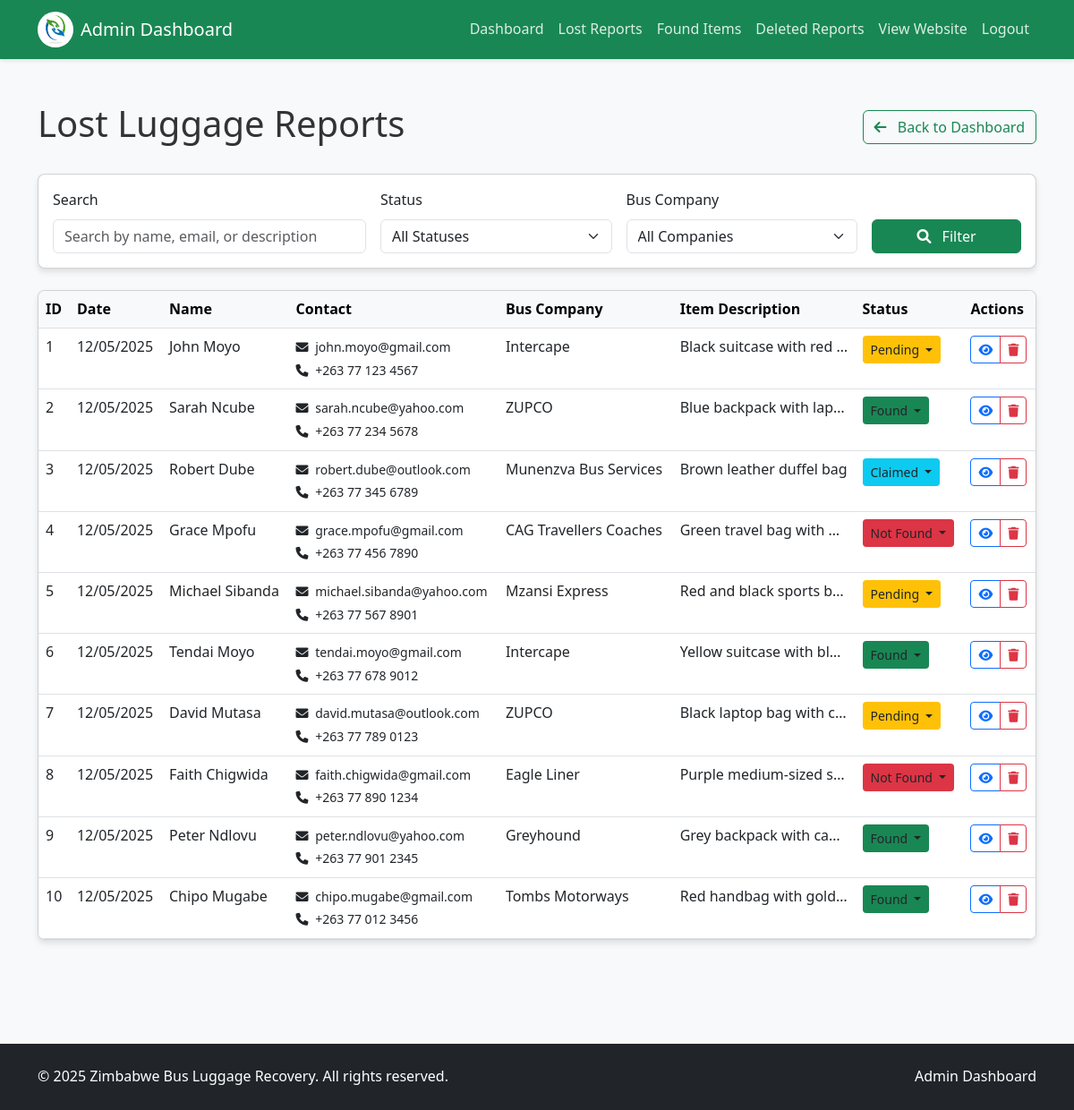
Screenshot of /reports.php (signed in) with the database file from the repository.
### tables this page shows
CREATE TABLE IF NOT EXISTS `lost_items` (
  `id` int NOT NULL AUTO_INCREMENT,
  `report_date` timestamp NULL DEFAULT CURRENT_TIMESTAMP,
  `full_name` varchar(100) NOT NULL,
  `email` varchar(100) NOT NULL,
  `phone` varchar(20) NOT NULL,
  `bus_company_id` int NOT NULL,
  `route_traveled` varchar(255) NOT NULL,
  `travel_date` date NOT NULL,
  `item_description` text NOT NULL,
  `identifying_features` text NOT NULL,
  `ticket_photo` varchar(255) DEFAULT NULL,
  `status` enum('Pending','Found','Not Found','Claimed') DEFAULT 'Pending',
  PRIMARY KEY (`id`),
  KEY `bus_company_id` (`bus_company_id`)
);

CREATE TABLE IF NOT EXISTS `bus_companies` (
  `id` int NOT NULL AUTO_INCREMENT,
  `name` varchar(100) NOT NULL,
  `created_at` timestamp NULL DEFAULT CURRENT_TIMESTAMP,
  PRIMARY KEY (`id`)
);

### functions.php (called while the page is built, shortened)
<?php
function get_status_class($status) {
    switch ($status) {
        case 'Pending':
            return 'bg-warning text-dark';
        case 'Found':
            return 'bg-success';
        case 'Not Found':
            return 'bg-danger';
        case 'Claimed':
            return 'bg-info';
    }
}
function format_date($date) {
    return date("d/m/Y", strtotime($date));
}
?>

### reports.php (the view, shortened to what this page needs)
<?php
require_once '../includes/db_connect.php';
require_once '../includes/functions.php';
$search_term = isset($_GET['search']) ? sanitize_input($_GET['search']) : '';
$sql = "SELECT l.*, l.route_traveled as route, l.travel_date as date_lost, b.name as bus_company
        FROM lost_items l
        JOIN bus_companies b ON l.bus_company_id = b.id
        WHERE 1=1";
$sql .= " ORDER BY l.report_date DESC";
$stmt = $conn->prepare($sql);
$stmt->execute();
$result = $stmt->get_result();
$reports = $result->fetch_all(MYSQLI_ASSOC);
?>
<!DOCTYPE html>
<html lang="en">
<head>
    <link href="https://cdn.jsdelivr.net/npm/bootstrap@5.3.0-alpha1/dist/css/bootstrap.min.css" rel="stylesheet">
    <link rel="stylesheet" href="https://cdnjs.cloudflare.com/ajax/libs/font-awesome/6.0.0/css/all.min.css">
    <link rel="stylesheet" href="../assets/css/style.css">
</head>
<body>
    <nav class="navbar navbar-expand-lg navbar-dark bg-success sticky-top">
        <div class="container">
            <a class="navbar-brand d-flex align-items-center" href="../index.php">
                <img src="../logo.jpg" alt="Logo" width="40" height="40" class="rounded-circle me-2">
                <span>Admin Dashboard</span>
            </a>
            <div class="collapse navbar-collapse" id="navbarNav">
                <ul class="navbar-nav ms-auto">
                    <li class="nav-item">
                        <a class="nav-link" href="dashboard.php">Dashboard</a>
                    </li>
                    <li class="nav-item">
                        <a class="nav-link active" href="reports.php">Lost Reports</a>
                    </li>
                    <li class="nav-item">
                        <a class="nav-link" href="found_items.php">Found Items</a>
                    </li>
                    <li class="nav-item">
                        <a class="nav-link" href="deleted_reports.php">Deleted Reports</a>
                    </li>
                    <li class="nav-item">
                        <a class="nav-link" href="../index.php">View Website</a>
                    </li>
                    <li class="nav-item">
                        <a class="nav-link" href="logout.php">Logout</a>
                    </li>
                </ul>
            </div>
        </div>
    </nav>
    <div class="container py-5">
        <div class="d-flex justify-content-between align-items-center mb-4">
            <h1>Lost Luggage Reports</h1>
            <a href="dashboard.php" class="btn btn-outline-success">
                <i class="fas fa-arrow-left me-2"></i> Back to Dashboard
            </a>
        </div>
        <div class="card mb-4">
            <div class="card-body">
                <form method="get" action="<?php echo htmlspecialchars($_SERVER['PHP_SELF']); ?>" class="row g-3">
                    <div class="col-md-4">
                        <label for="search" class="form-label">Search</label>
                        <input type="text" class="form-control" id="search" name="search" placeholder="Search by name, email, or description" value="<?php echo htmlspecialchars($search_term); ?>">
                    </div>
                    <div class="col-md-3">
                        <label for="status" class="form-label">Status</label>
                        <select class="form-select" id="status" name="status">
                            <option value="">All Statuses</option>
                        </select>
                    </div>
                    <div class="col-md-3">
                        <label for="bus_company" class="form-label">Bus Company</label>
                        <select class="form-select" id="bus_company" name="bus_company">
                            <option value="">All Companies</option>
                        </select>
                    </div>
                    <div class="col-md-2 d-flex align-items-end">
                        <button type="submit" class="btn btn-success w-100">
                            <i class="fas fa-search me-2"></i> Filter
                        </button>
                    </div>
                </form>
            </div>
        </div>
        <div class="card">
            <div class="card-body p-0">
                <div class="table-responsive">
                    <table class="table table-hover mb-0">
                        <thead class="table-light">
                            <tr>
                                <th>ID</th>
                                <th>Date</th>
                                <th>Name</th>
                                <th>Contact</th>
                                <th>Bus Company</th>
                                <th>Item Description</th>
                                <th>Status</th>
                                <th>Actions</th>
                            </tr>
                        </thead>
                        <tbody>
                            <?php if (empty($reports)): ?>
                                <tr>
                                    <td colspan="8" class="text-center py-4">No reports found matching your criteria.</td>
                                </tr>
                            <?php else: ?>
                                <?php foreach ($reports as $report): ?>
                                    <tr>
                                        <td><?php echo $report['id']; ?></td>
                                        <td><?php echo format_date($report['report_date']); ?></td>
                                        <td><?php echo htmlspecialchars($report['full_name']); ?></td>
                                        <td>
                                            <small>
                                                <i class="fas fa-envelope me-1"></i> <?php echo htmlspecialchars($report['email']); ?><br>
                                                <i class="fas fa-phone me-1"></i> <?php echo htmlspecialchars($report['phone']); ?>
                                            </small>
                                        </td>
                                        <td><?php echo htmlspecialchars($report['bus_company']); ?></td>
                                        <td class="text-truncate" style="max-width: 200px;"><?php echo htmlspecialchars($report['item_description']); ?></td>
                                        <td>
                                            <div class="dropdown">
                                                <button class="btn btn-sm <?php echo get_status_class($report['status']); ?> dropdown-toggle" type="button" id="statusDropdown<?php echo $report['id']; ?>" data-bs-toggle="dropdown" aria-expanded="false">
                                                    <?php echo $report['status']; ?>
                                                </button>
                                            </div>
                                        </td>
                                        <td>
                                            <div class="btn-group">
                                                <button type="button" class="btn btn-sm btn-outline-primary" data-bs-toggle="modal" data-bs-target="#reportModal<?php echo $report['id']; ?>">
                                                    <i class="fas fa-eye"></i>
                                                </button>
                                                <button type="button" class="btn btn-sm btn-outline-danger" onclick="confirmDelete(<?php echo $report['id']; ?>)">
                                                    <i class="fas fa-trash"></i>
                                                </button>
                                            </div>
                                        </td>
                                    </tr>
                                <?php endforeach; ?>
                            <?php endif; ?>
                        </tbody>
                    </table>
                </div>
            </div>
        </div>
    </div>
    <footer class="bg-dark text-white py-4 mt-5">
        <div class="container">
            <div class="row">
                <div class="col-md-6">
                    <p class="mb-0">&copy; <?php echo date('Y'); ?> Zimbabwe Bus Luggage Recovery. All rights reserved.</p>
                </div>
                <div class="col-md-6 text-md-end">
                    <p class="mb-0">Admin Dashboard</p>
                </div>
            </div>
        </div>
    </footer>
</body>
</html>

### style.css (style rules this page uses)
:root { --primary-color: #166534; --secondary-color: #eab308; --light-color: #f8f9fa; --dark-color: #212529; --success-color: #16a34a; --danger-color: #dc3545; --warning-color: #ffc107; --info-color: #0dcaf0; }
body { font-family: 'Segoe UI', Tahoma, Geneva, Verdana, sans-serif; line-height: 1.6; color: #333; background-color: #f8f9fa; }
.navbar { box-shadow: 0 2px 4px rgba(0, 0, 0, 0.1); }
.navbar-dark .navbar-nav .nav-link { color: rgba(255, 255, 255, 0.85); transition: color 0.3s; }
.card { border-radius: 8px; overflow: hidden; box-shadow: 0 4px 6px rgba(0, 0, 0, 0.1); transition: transform 0.3s, box-shadow 0.3s; margin-bottom: 20px; }
.form-label { font-weight: 500; }
footer { background-color: var(--primary-color); }

### rows the page displays
lost_items: id "1", report_date "12/05/2025", full_name "John Moyo", email "john.moyo@gmail.com", phone "+263 77 123 4567", bus_company.name "Intercape", item_description "Black suitcase with red…", status "Pending"
lost_items: id "2", report_date "12/05/2025", full_name "Sarah Ncube", email "sarah.ncube@yahoo.com", phone "+263 77 234 5678", bus_company.name "ZUPCO", item_description "Blue backpack with lap…", status "Found"
lost_items: id "3", report_date "12/05/2025", full_name "Robert Dube", email "robert.dube@outlook.com", phone "+263 77 345 6789", bus_company.name "Munenzva Bus Services", item_description "Brown leather duffel bag", status "Claimed"
lost_items: id "4", report_date "12/05/2025", full_name "Grace Mpofu", email "grace.mpofu@gmail.com", phone "+263 77 456 7890", bus_company.name "CAG Travellers Coaches", item_description "Green travel bag with…", status "Not Found"
lost_items: id "5", report_date "12/05/2025", full_name "Michael Sibanda", email "michael.sibanda@yahoo.com", phone "+263 77 567 8901", bus_company.name "Mzansi Express", item_description "Red and black sports bag", status "Pending"
lost_items: id "6", report_date "12/05/2025", full_name "Tendai Moyo", email "tendai.moyo@gmail.com", phone "+263 77 678 9012", bus_company.name "Intercape", item_description "Yellow suitcase with bl…", status "Found"
lost_items: id "7", report_date "12/05/2025", full_name "David Mutasa", email "david.mutasa@outlook.com", phone "+263 77 789 0123", bus_company.name "ZUPCO", item_description "Black laptop bag with c…", status "Pending"
lost_items: id "8", report_date "12/05/2025", full_name "Faith Chigwida", email "faith.chigwida@gmail.com", phone "+263 77 890 1234", bus_company.name "Eagle Liner", item_description "Purple medium-sized s…", status "Not Found"
lost_items: id "9", report_date "12/05/2025", full_name "Peter Ndlovu", email "peter.ndlovu@yahoo.com", phone "+263 77 901 2345", bus_company.name "Greyhound", item_description "Grey backpack with ca…", status "Found"
lost_items: id "10", report_date "12/05/2025", full_name "Chipo Mugabe", email "chipo.mugabe@gmail.com", phone "+263 77 012 3456", bus_company.name "Tombs Motorways", item_description "Red handbag with gold…", status "Found"
